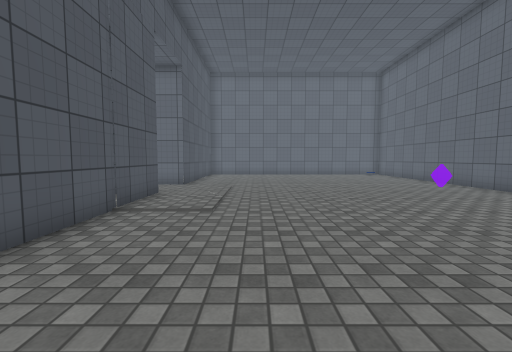
[1] (above)

22 first-person views from a walk through a 3-D level made in the Unity game engine. The camera is 1.2 m above the floor, tilts 4° down and sees 90° across. The floor is counted in squares, 1 m on a side. Each view is taken from the middle of a square. On the plan, view 1 faces up. The plan holds only what a view shows up to about 12 squares ahead; the rest is blank. The place goes on beyond the plan. The player character is not drawn. Door leaves are left out, so doorways stand open. Surface patterns are stand-ins for the level's own textures.

[2]
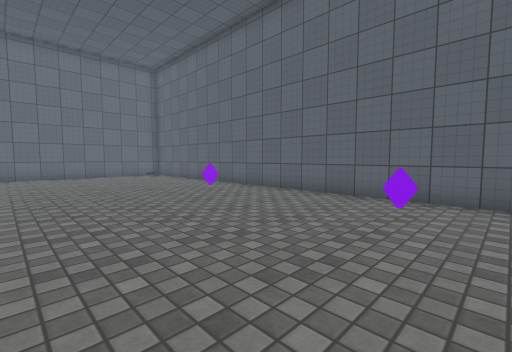

[3]
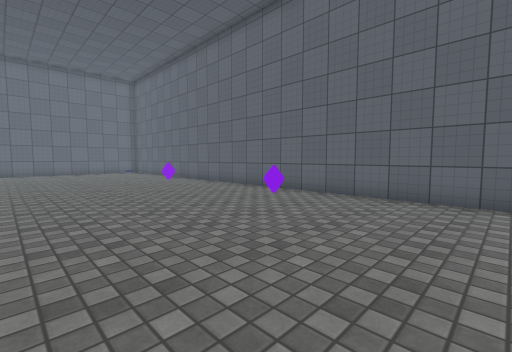

[4]
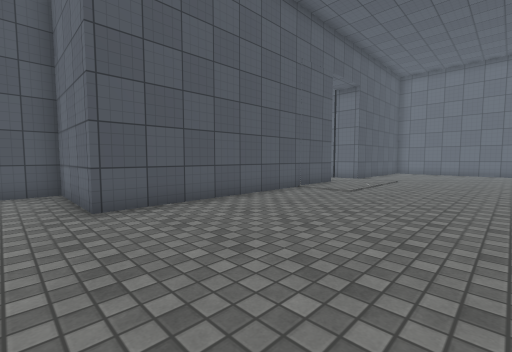

[5]
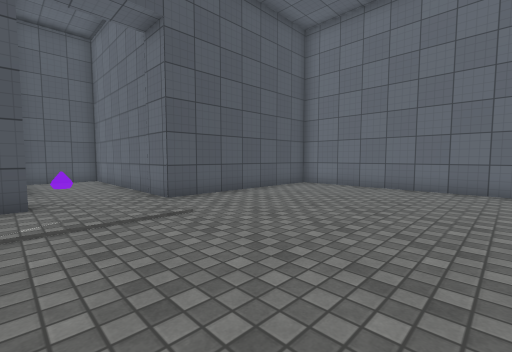

[6]
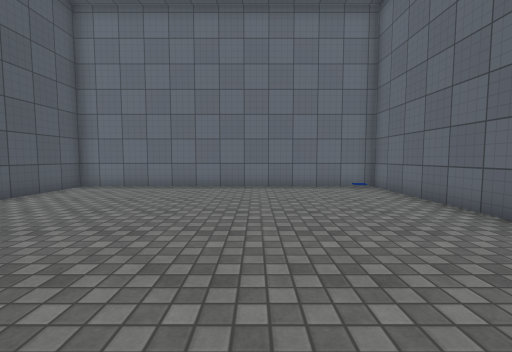

[7]
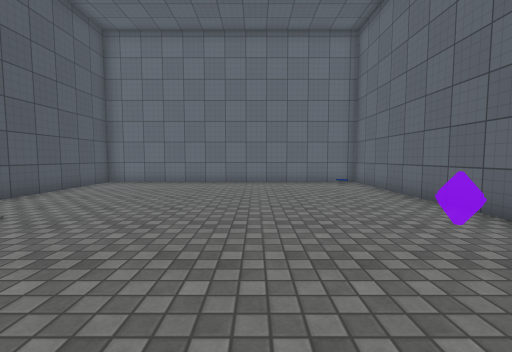

[8]
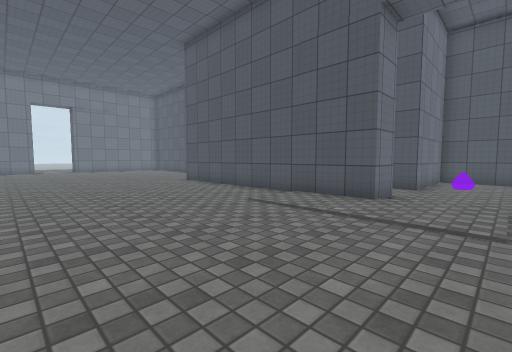

[9]
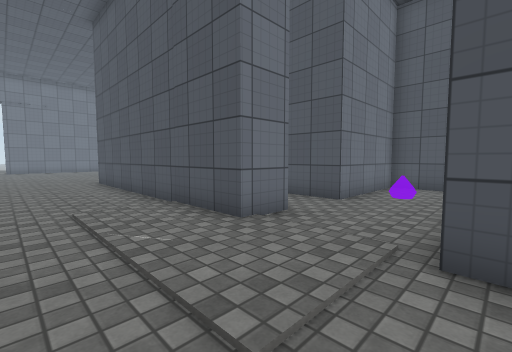

[10]
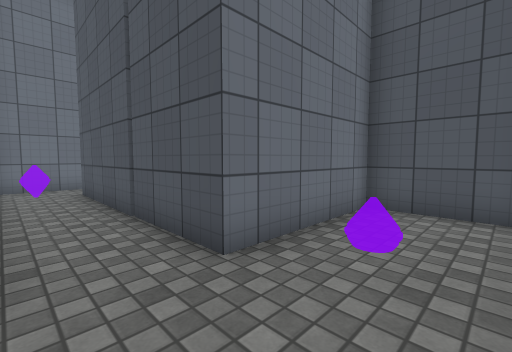

[11]
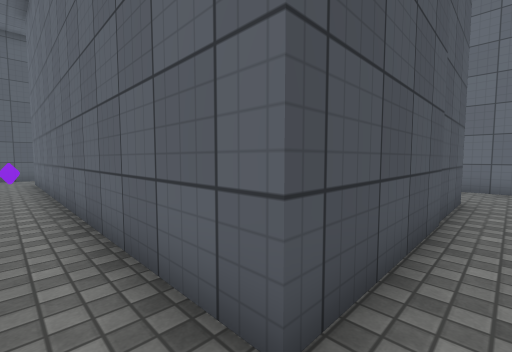

[12]
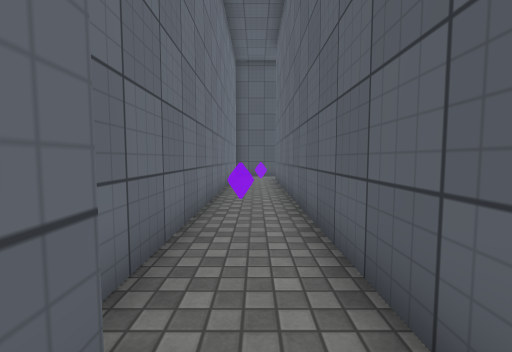

[13]
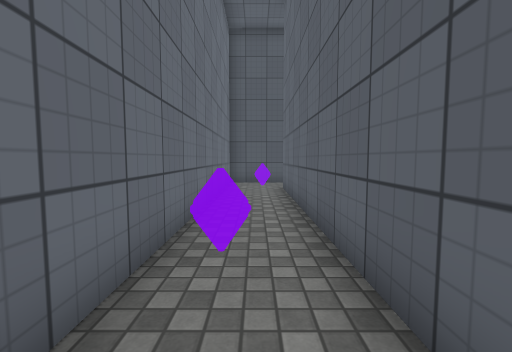

[14]
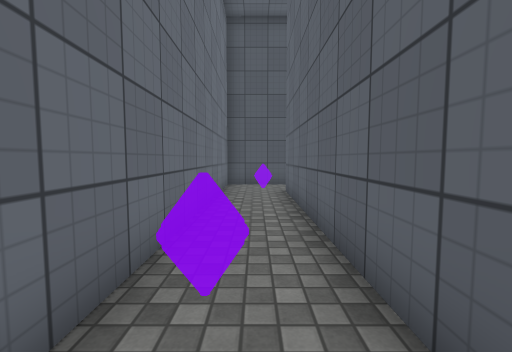

[15]
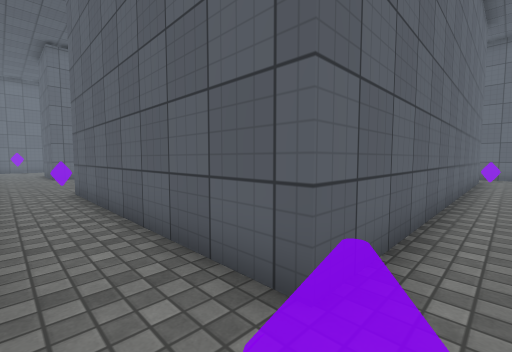

[16]
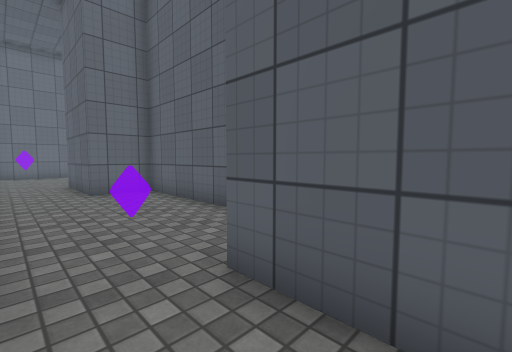

[17]
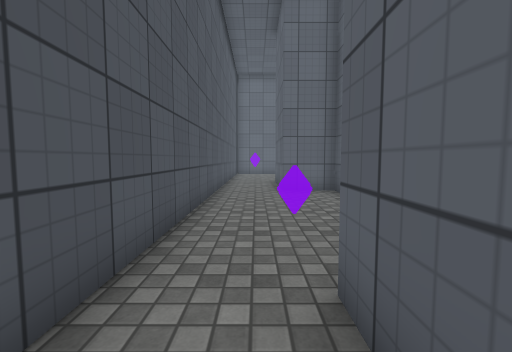

[18]
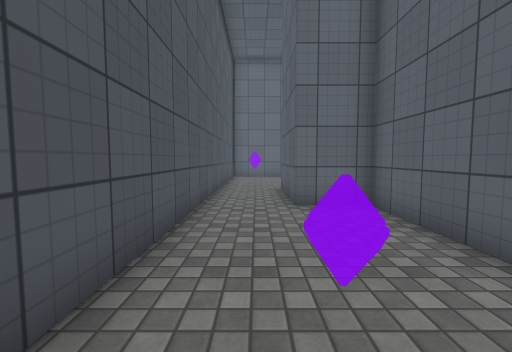

[19]
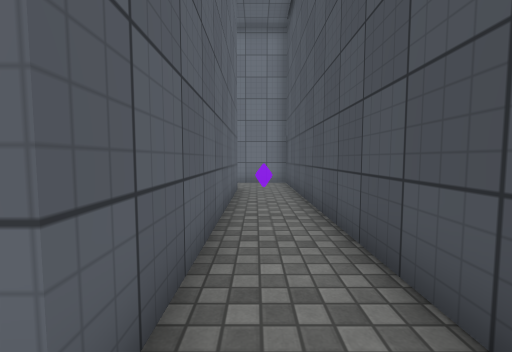

[20]
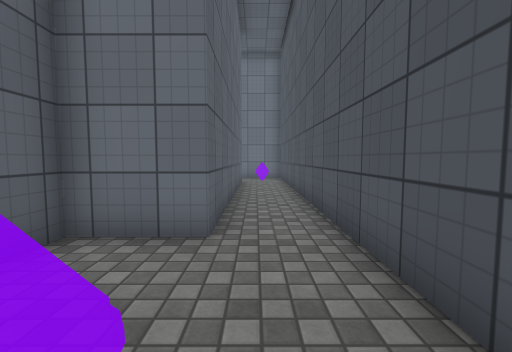

[21]
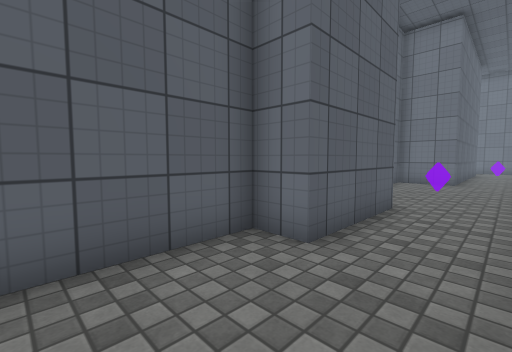

[22]
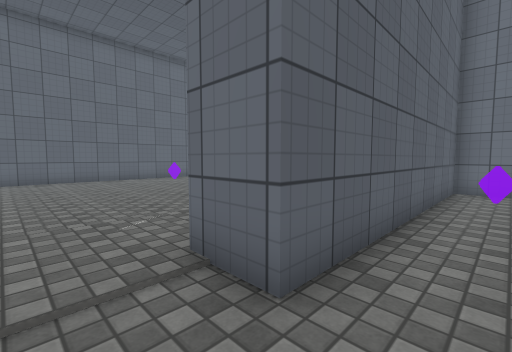

### Floor plan
Points are (right, up) in squares from view 1. A wall is a line through its corners. A room is listed if a view was taken in it or the views show most of it. See-through windows are left out.
Room 1 (views 1, 2, 3, 4, 5, 6, 7, 8, 9, 10, 22)
walls: (-4.7, 8.4) (-3.2, 8.4) (-3.2, -1.7) (-7.1, -1.7) (-7.1, -3.1); (8.9, -3.1) (8.9, 18.6) (-3.2, 18.6) (-3.2, 11.6) (-9.5, 11.6); (-11.3, 11.1) (-11.3, 8.4) (-6.9, 8.4)
ways out: opening at (-6, 8) to room 2
Room 2 (views 11, 12, 13, 14)
walls: (-8.1, -0.6) (-4.7, -0.6) (-4.7, 8.4); (-6.9, 8.4) (-6.9, 1.1) (-21.3, 1.1); (-21.4, -1.3) (-9, -1.3)
ways out: opening at (-6, 8) to room 1; opening at (-21, 0) to room 3
Room 3 (views 15, 16, 17, 18, 19, 20, 21)
walls: (-19.1, 12.9) (-19.1, 17.4) (-21, 17.4) (-21, 21) (-19.9, 21) (-19.9, 24.1); (-23.4, 23) (-23.4, -1.3) (-21.4, -1.3); (-21.3, 1.1) (-21.3, 10.2) (-19.1, 10.2) (-19.1, 11.2)
ways out: opening at (-21, 0) to room 2

Where each view was taken, in squares from view 1:
view 1: 0 up, 0 right, facing up
view 2: 1 up, 1 right, facing up-right
view 3: 3 down, 1 right, facing up-right
view 4: 3 down, 3 right, facing up-left
view 5: 8 up, 4 right, facing up-left
view 6: 8 up, 4 right, facing up
view 7: 6 up, 4 right, facing up
view 8: 11 up, 4 right, facing down-left
view 9: 12 up, 0 right, facing down-left
view 10: 11 up, 5 left, facing down-left
view 11: 0 up, 6 left, facing up-left
view 12: 0 up, 7 left, facing left
view 13: 0 up, 11 left, facing left
view 14: 0 up, 12 left, facing left
view 15: 0 up, 23 left, facing up-right
view 16: 8 up, 23 left, facing up-right
view 17: 8 up, 22 left, facing up
view 18: 11 up, 22 left, facing up
view 19: 11 up, 22 left, facing down
view 20: 14 up, 22 left, facing down
view 21: 24 up, 23 left, facing down-right
view 22: 10 up, 6 left, facing down-right
